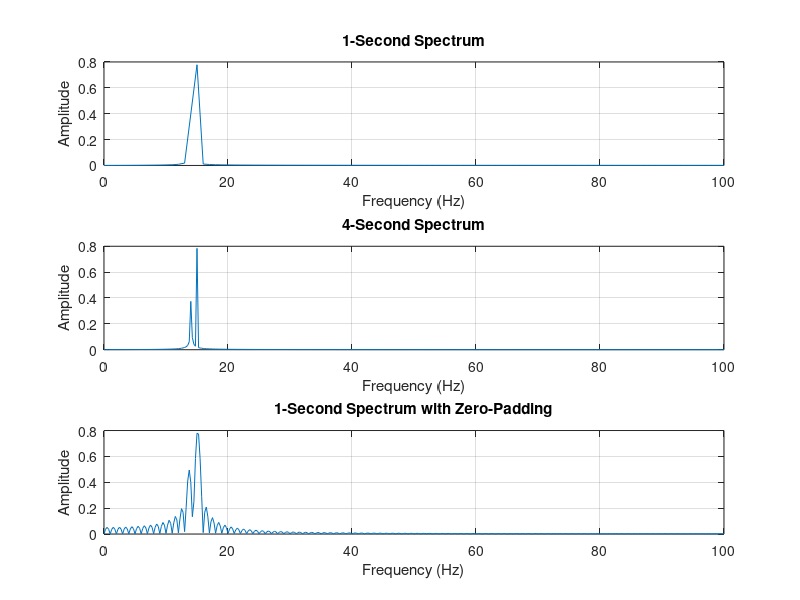

MATLAB code to generate this figure:
clear;
close all;

d = 5;   
f2 = 13.2 + 0.17*d;
fs = 200;


T = 1;
t = 0:1/fs:T-1/fs;

x = 0.8*sin(2*pi*15*t) + 0.4*sin(2*pi*f2*t);

N = length(x);
Y = fft(x);
P2 = abs(Y/N);
P1 = P2(1:N/2+1);
P1(2:end-1) = 2*P1(2:end-1);
f = fs*(0:N/2)/N;

subplot(3, 1, 1);
plot(f, P1); grid on;
title('1-Second Spectrum'); xlabel('Frequency (Hz)'); ylabel('Amplitude');

%% 2. 4 sec
T = 4;
t = 0:1/fs:T-1/fs;
x = 0.8*sin(2*pi*15*t) + 0.4*sin(2*pi*f2*t);

N = length(x);
Y = fft(x);
P2 = abs(Y/N);
P1 = P2(1:N/2+1);
P1(2:end-1) = 2*P1(2:end-1);
f = fs*(0:N/2)/N;

subplot(3, 1, 2);
plot(f, P1); grid on;
title('4-Second Spectrum'); xlabel('Frequency (Hz)'); ylabel('Amplitude');

%% 3. Zero-padding 
T = 1;
t = 0:1/fs:T-1/fs;
x = 0.8*sin(2*pi*15*t) + 0.4*sin(2*pi*f2*t);

N = length(x);
N_fft = 4 * N;              % Длина FFT увеличена в 4 раза за счет нулей
Y = fft(x, N_fft);          % Передаем N_fft в функцию fft

P2 = abs(Y/N);              % Делим на N (длину сигнала), а не на N_fft
P1 = P2(1:N_fft/2+1);
P1(2:end-1) = 2*P1(2:end-1);
f = fs*(0:N_fft/2)/N_fft;   % Ось частот строим по N_fft

subplot(3, 1, 3);
plot(f, P1); grid on;
title('1-Second Spectrum with Zero-Padding'); xlabel('Frequency (Hz)'); ylabel('Amplitude');
